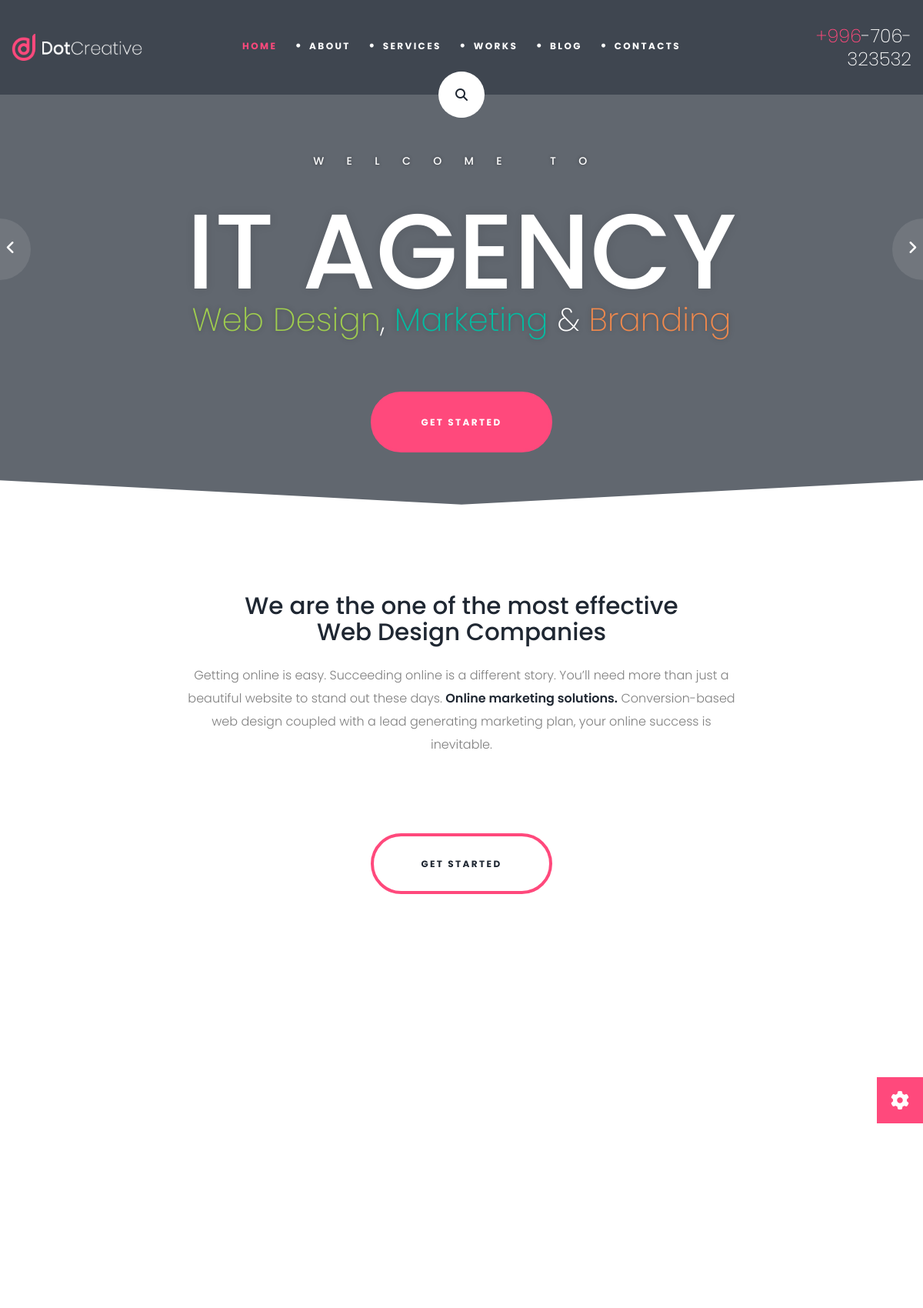
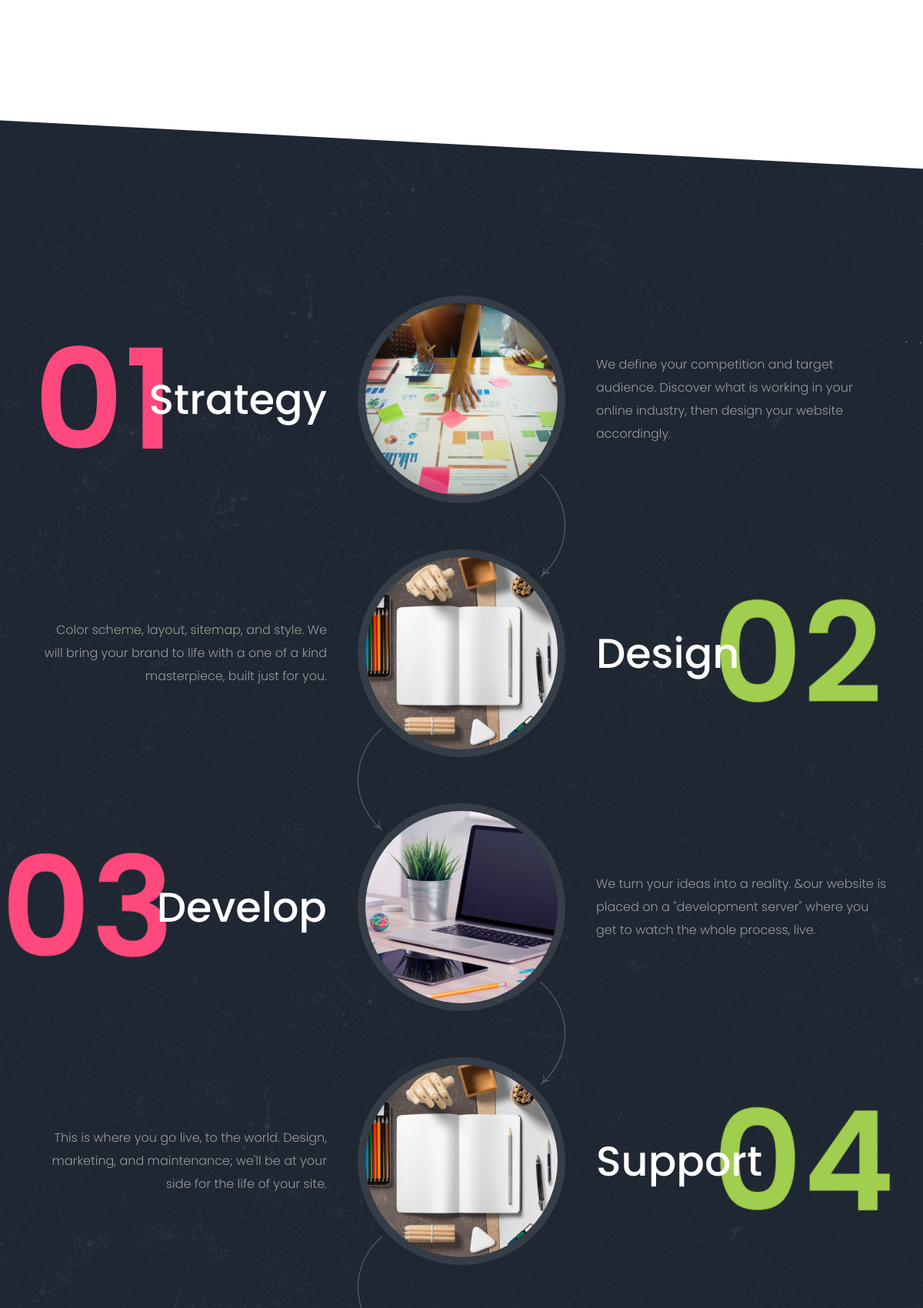
The page / (upper part) on the database its author committed (2 pictures, top to bottom).
### project/models.py (models this page shows, shortened)
class Plan(models.Model):
    image = models.ImageField(verbose_name='Фото', upload_to='media/logo')
    title = models.CharField(max_length=30, verbose_name='Название Плана')
    description = models.TextField(max_length=250, verbose_name='Описание')
    slug = models.SlugField(verbose_name='Ссылка')
    class Meta:
        verbose_name_plural = 'План'

### project/views.py (the view)
# urls.py: path('', homepage_index, name='homepage'),
def homepage_index(request):
    services = Services.objects.all()
    category = Category.objects.all()
    rewiews = Rewiews.objects.all()
    rewiews1 = Rewiews.objects.order_by('?')
    contact = Contact.objects.all()
    plan = Plan.objects.filter(id=1)
    plan2 = Plan.objects.filter(id=2)
    plan3 = Plan.objects.filter(id=4)
    plan4 = Plan.objects.filter(id=5)
    context = {
        'services': services,
        'category': category,
        'rewiews': rewiews,
        'rewiews1': rewiews1,
        'contact': contact,
        'plan': plan,
        'plan2': plan2,
        'plan3': plan3,
        'plan4': plan4,
    }
    return render(request, 'index.html', context)

### templates/index.html (shortened to what this page needs)
{% extends 'base/base.html' %}
	{% block content %}
	<div id="canvas">
		<div id="box_wrapper">
			{% include 'base/header.html' %}
			{% include 'homepage/block1.html' %}
			{% include 'homepage/block2.html' %}
			{% include 'homepage/block4.html' %}
		</div>
	</div>
	{% endblock content %}

### templates/base/base.html (shortened to what this page needs)
<!DOCTYPE html>
{% load static %}
<html class="no-js">
<head>
	<link rel="stylesheet" href="{% static 'css/bootstrap.min.css' %}">
	<link rel="stylesheet" href="{% static 'css/animations.css' %}">
	<link rel="stylesheet" href="{% static 'css/font-awesome.css' %}">
	<link rel="stylesheet" href="{% static 'css/main.css' %}" class="color-switcher-link">
</head>
<body>
    {% block content %}
    {% endblock content %}
</body>
</html>

### templates/base/header.html (shortened to what this page needs)
{% load static %}
			<div class="header_absolute s-pb-30">
				<header class="page_header ds">
					<div class="container-fluid">
						<div class="row align-items-center">
							<div class="col-xl-2 col-lg-3 col-11">
								<a href="./" class="logo text-center">
									<img src="{% static 'images/logo.png' %}" alt="">
								</a>
							</div>
							<div class="col-xl-8 col-lg-6 col-1 text-sm-center">
								<nav class="top-nav">
									<ul class="nav sf-menu">
										<li class="active">
											<a href="{% url 'homepage' %}">Home</a>
										</li>
										<li>
											<a href="{% url 'aboutpage' %}">About</a>
										</li>
										<li>
											<a href="{% url 'services' %}">Services</a>
										</li>
										<li>
											<a href="{% url 'work' %}">Works</a>
										</li>
										<li>
											<a href="{% url 'blog' %}">Blog</a>
										</li>
										<li>
											<a href="{% url 'contact' %}">Contacts</a>
										</li>
									</ul>
								</nav>
							</div>
							<div class="col-xl-2 col-lg-3 text-lg-left text-xl-right d-none d-lg-block">
								<div class="header_phone">
									<h6>
										<span>+996</span>-706-323532
									</h6>
								</div>
							</div>
							<div class="search-box">
								<a href="#" class="search-btn">
									<i class="fa fa-search"></i>
								</a>
							</div>
						</div>
					</div>
				</header>
			</div>

### templates/homepage/block1.html (shortened to what this page needs)
{% load static %}
<section class="page_slider main_slider">
    <div class="flexslider" data-nav="true" data-dots="false">
        <ul class="slides">
            <li class="ds text-center slide1">
                <span class="flexslider-overlay"></span>
                <span class="embed-responsive embed-responsive-16by9">
                    <iframe src="https://www.youtube.com/embed/UBufeh1yv2c?feature=oembed&;showinfo=0&;autoplay=1&;controls=0&;mute=1&;loop=1&;playlist=UBufeh1yv2c" allowfullscreen=""></iframe>
                </span>
                <div class="container">
                    <div class="row">
                        <div class="col-12 itro_slider">
                            <div class="intro_layers_wrapper">
                                <div class="intro_layers">
                                    <div class="intro_layer" data-animation="fadeIn">
                                        <p class="text-uppercase intro_after_featured_word">welcome to</p>
                                    </div>
                                    <div class="intro_layer" data-animation="slideRight">
                                        <h2 class="text-uppercase intro_featured_word">
                                            it agency
                                        </h2>
                                    </div>
                                    <div class="intro_layer" data-animation="fadeIn">
                                        <h3 class="intro_before_featured_word">
                                            <span class="color-main2">Web Design</span>,
                                            <span class="color-main3">Marketing</span> &
                                            <span class="color-main4">Branding</span>
                                        </h3>
                                    </div>
                                    <div class="intro_layer page-bottom" data-animation="expandUp">
                                        <a class="btn btn-maincolor" href="about.html">Get Started</a>
                                    </div>
                                </div>
                            </div>
                        </div>
                    </div>
                </div>
            </li>
        </ul>
    </div>
    <div class="flexslider-bottom d-none d-xl-block">
        <a href="#about" class="mouse-button animated floating"></a>
    </div>
</section>

### templates/homepage/block2.html (shortened to what this page needs)
<section class="s-pt-30 s-pt-lg-50 s-pt-xl-25 ls about-home" id="about">
    <div class="container">
        <div class="row">
            <div class="col-md-10 offset-md-1 col-lg-8 offset-lg-2">
                <div class="main-content text-center">
                    <div class="img-wrap text-center">
                    </div>
                    <h5>
                        We are the one of the most effective Web Design Companies
                    </h5>
                    <p>
                        Getting online is easy. Succeeding online is a different story. You’ll need more than just a beautiful website to stand out these days.
                        <strong>Online marketing solutions.</strong> Conversion-based web design coupled with a lead generating marketing plan, your online success is inevitable.
                    </p>
                    <div class="img-wrap text-center">
                    </div>
                    <div>
                        <button type="button" class="btn btn-outline-maincolor">Get Started</button>
                    </div>
                    <div class="img-wrap text-center">
                    </div>
                </div>
            </div>
        </div>
    </div>
</section>

### templates/homepage/block4.html (shortened to what this page needs)
<section class="s-pt-100 s-pt-lg-130 ds process-part skew_right s-parallax top_white_line_big overflow-visible" id="steps">
    <div class="container">
        {% for pl in plan %}
        <div class="row align-items-center c-mb-20 c-mb-lg-60">
            <div class="col-12 col-lg-4">
                <div class="step-left-part text-right">
                    <h2 class="step-title">
                        <span class="color-main">0{{ pl.id }}</span>{{ pl.title }}</h2>
                </div>
            </div>
            <div class="col-12 col-lg-4">
                <div class="step-center-part text-center">
                    <img src="{{pl.image.url}}" alt="">
                </div>
            </div>
            <div class="col-12 col-lg-4">
                <div class="step-right-part">
                    <p class="step-text">{{ pl.description }}</p>
                </div>
            </div>
        </div>
        {% endfor %}
        {% for pl in plan2 %}
        <div class="row align-items-center right c-mb-20 c-mb-lg-60">
            <div class="col-12 col-lg-4  order-lg-3">
                <div class="step-left-part">
                    <h2 class="step-title color1">
                        <span class="color-main2">0{{ pl.id }}</span>{{ pl.title }}</h2>
                </div>
            </div>
            <div class="col-12 col-lg-4 order-lg-2">
                <div class="step-center-part text-center">
                    <img src="{{pl.image.url}}" alt="">
                </div>
            </div>
            <div class="col-12 col-lg-4 order-lg-1 text-right">
                <div class="step-right-part ">
                    <p class="step-text">{{ pl.description }}</p>
                </div>
            </div>
        </div>
        {% endfor %}
        {% for pl in plan3 %}
        <div class="row align-items-center c-mb-20 c-mb-lg-60">
            <div class="col-12 col-lg-4">
                <div class="step-left-part text-right">
                    <h2 class="step-title">
                        <span class="color-main">03</span>{{ pl.title }}</h2>
                </div>
            </div>
            <div class="col-12 col-lg-4">
                <div class="step-center-part text-center">
                    <img src="{{pl.image.url}}" alt="">
                </div>
            </div>
            <div class="col-12 col-lg-4">
                <div class="step-right-part">
                    <p class="step-text">{{ pl.description }}</p>
                </div>
            </div>
        </div>
        {% endfor %}
        {% for pl in plan4 %}
        <div class="row align-items-center right c-mb-20 c-mb-lg-60">
            <div class="col-12 col-lg-4  order-lg-3">
                <div class="step-left-part">
                    <h2 class="step-title color1">
                        <span class="color-main2">04</span>{{ pl.title }}</h2>
                </div>
            </div>
            <div class="col-12 col-lg-4 order-lg-2">
                <div class="step-center-part text-center">
                    <img src="{{pl.image.url}}" alt="">
                </div>
            </div>
            <div class="col-12 col-lg-4 order-lg-1 text-right">
                <div class="step-right-part ">
                    <p class="step-text">{{ pl.description }}</p>
                </div>
            </div>
        </div>
        {% endfor %}
    </div>
</section>

### templates/base/footer.html (shortened to what this page needs)
{% load static %}

### static/css/animations.css (style rules this page uses)
.slideRight { animation-name:slideRight;-webkit-animation-name:slideRight;animation-duration:1s;-webkit-animation-duration:1s;animation-timing-function:ease-in-out;-webkit-animation-timing-function:ease-in-out;visibility:visible }
.expandUp { animation-name:expandUp;-webkit-animation-name:expandUp;animation-duration:.7s;-webkit-animation-duration:.7s;animation-timing-function:ease;-webkit-animation-timing-function:ease;visibility:visible }
.fadeIn { animation-name:fadeIn;-webkit-animation-name:fadeIn;animation-duration:1.5s;-webkit-animation-duration:1.5s;animation-timing-function:ease-in-out;-webkit-animation-timing-function:ease-in-out;visibility:visible }
.floating { animation-name:floating;-webkit-animation-name:floating;animation-duration:1.5s;-webkit-animation-duration:1.5s;animation-iteration-count:infinite;-webkit-animation-iteration-count:infinite }
.animated { -webkit-animation-fill-mode:both;-moz-animation-fill-mode:both;-ms-animation-fill-mode:both;-o-animation-fill-mode:both;animation-fill-mode:both;-webkit-animation-duration:1s;-moz-animation-duration:1s;-ms-animation-duration:1s;-o-animation-duration:1s;animation-duration:1s }

### rows shown on the page
Plan: id "1", title "Strategy", image (picture), description "We define your competition and target audience. Discover what is working in your online industry, then design your website accordingly."
Plan: id "2", title "Design", image (picture), description "Color scheme, layout, sitemap, and style. We will bring your brand to life with a one of a kind masterpiece, built just for you."
Plan: title "Develop", image (picture), description "We turn your ideas into a reality. &our website is placed on a \"development server\" where you get to watch the whole process, live."
Plan: title "Support", image (picture), description "This is where you go live, to the world. Design, marketing, and maintenance; we'll be at your side for the life of your site."
